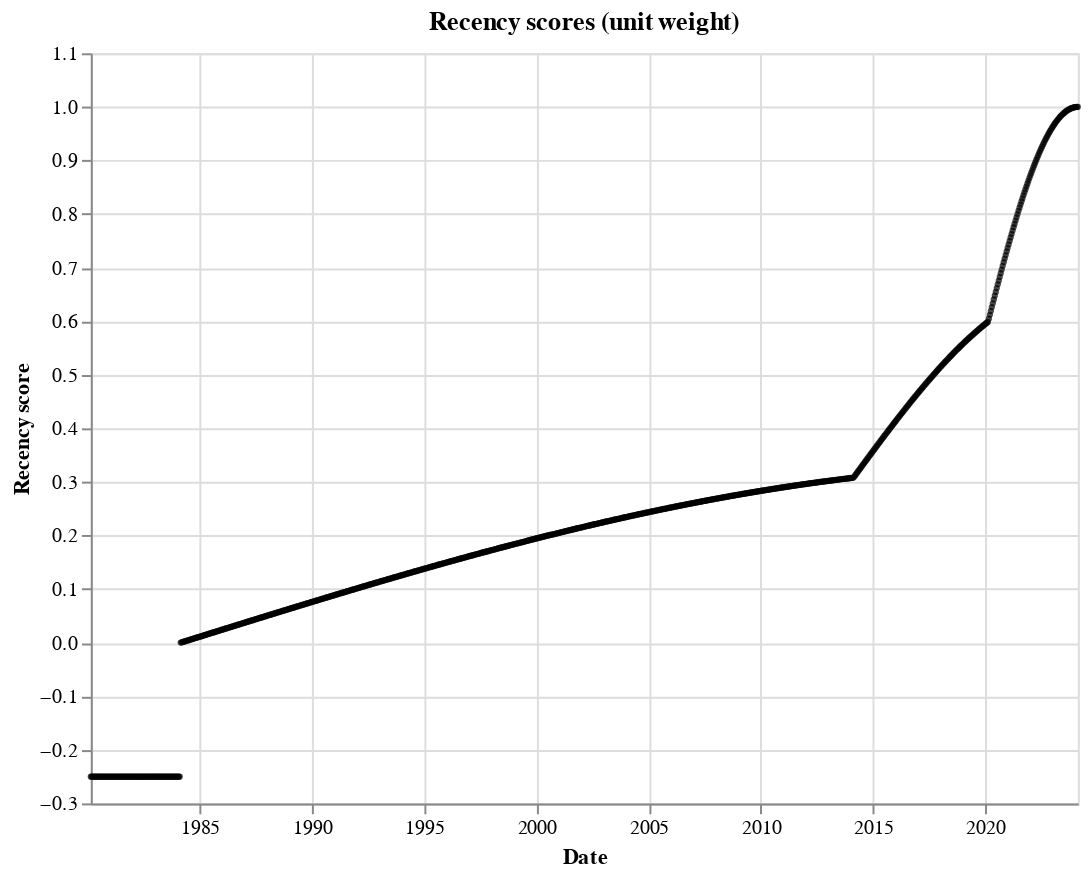

The notebook cell saved with this chart:
### Markdown cell above
Recency can seem quite complex at first, let's see how the score looks like for the relevant time periods

### Code cell
recency_plotter = RecencyPlotter(recency_space)
chart = recency_plotter.plot_recency_curve()
chart

### Figure 1 — Vega-Lite specification as saved in the notebook (floating-point values rounded to 4 significant figures; data arrays with more than 128 entries replaced by an {"elided": "..."} marker saying what was removed)
{"$schema": "https://vega.github.io/schema/vega-lite/v5.16.3.json", "config": {"view": {"continuousHeight": 300, "continuousWidth": 300}}, "data": {"name": "data-56f1fe88d27faeb13969bd02efcbbbee"}, "datasets": {"data-56f1fe88d27faeb13969bd02efcbbbee": {"elided": "1000 records"}}, "encoding": {"tooltip": [{"field": "date", "type": "temporal"}], "x": {"field": "date", "title": "Date", "type": "temporal"}, "y": {"field": "score", "title": "Recency score", "type": "quantitative"}}, "height": 380, "mark": {"color": "black", "filled": true, "size": 10, "type": "point"}, "title": "Recency scores (unit weight)", "width": 500}
